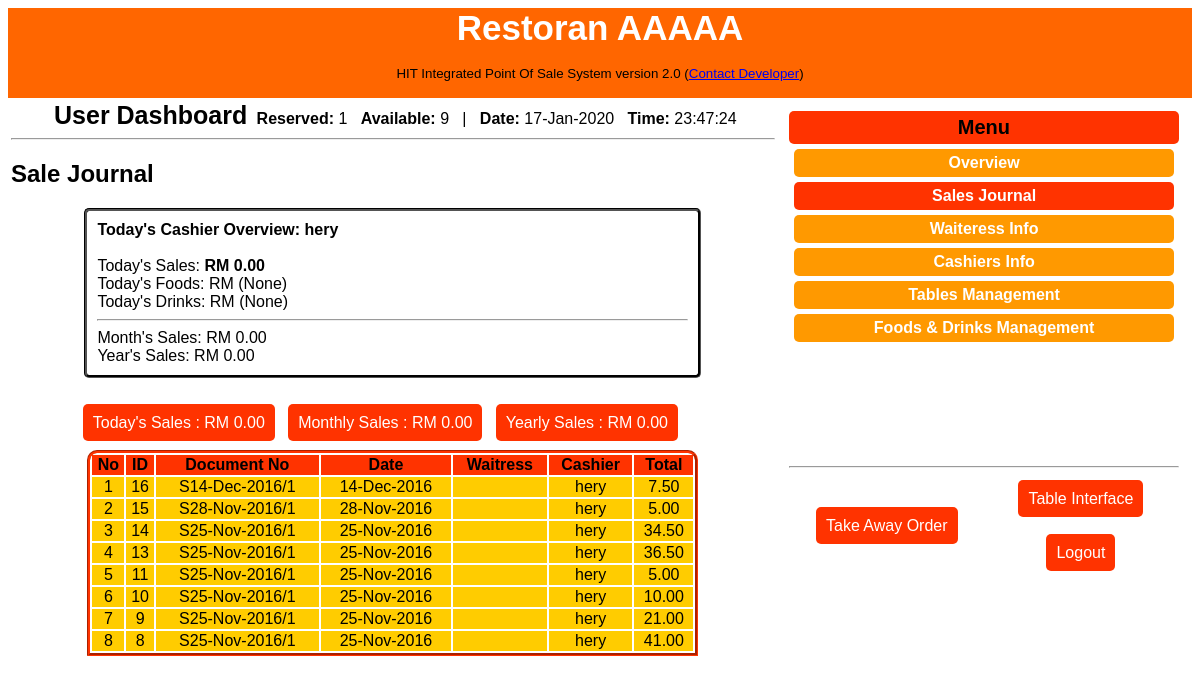
Screenshot of /cashiers/db_sale_journal.php (signed in) with the database file from the repository.
### tables this page shows
CREATE TABLE `paids` (
  `paid_id` int(11) NOT NULL,
  `paid_no` varchar(255) NOT NULL,
  `paid_date` varchar(255) NOT NULL,
  `paid_time` varchar(255) NOT NULL,
  `paid_month` varchar(255) NOT NULL,
  `paid_year` varchar(255) NOT NULL,
  `paid_total` varchar(255) NOT NULL,
  `paid_waiteress` varchar(255) NOT NULL,
  `paid_cashier` varchar(255) NOT NULL,
  `paid_type` varchar(255) NOT NULL
);

### cashiers/db_sale_journal.php (the view, shortened to what this page needs)
<?php
if(isset($_SESSION["user_name"])){
	$user_name = $_SESSION["user_name"];
require_once("includes/connection.php");
require_once("template/._header.php");
$available = "0";
$reserved = "1";
$qtable_ava = mysqli_query($conn, "SELECT * FROM tables WHERE table_status = '{$available}'");
$rwqt_ava = mysqli_num_rows($qtable_ava);
$qtable_res = mysqli_query($conn, "SELECT * FROM tables WHERE table_status = '{$reserved}'");
$rwqt_res = mysqli_num_rows($qtable_res);
$date = date("d-M-Y", time() - 54000);
$month = date("M", time() - 54000);
$year = date("Y", time() - 54000);
$qcash_today = mysqli_query($conn, "SELECT SUM(paid_total) FROM paids WHERE paid_date = '{$date}'");
$sqcash_today = mysqli_fetch_array($qcash_today);
$qcash_month = mysqli_query($conn, "SELECT SUM(paid_total) FROM paids WHERE paid_month = '{$month}'");
$sqcash_month = mysqli_fetch_array($qcash_month);
$qcash_year = mysqli_query($conn, "SELECT SUM(paid_total) FROM paids WHERE paid_year = '{$year}'");
$sqcash_year = mysqli_fetch_array($qcash_year);
?>
<div align="center">
        <strong style="font-size:25px; padding: 5px;">User Dashboard</strong>
            <strong>Reserved:</strong> <?= $rwqt_res ?> &nbsp;  <strong>Available:</strong> <?= $rwqt_ava ?>
            &nbsp; | &nbsp;
            <strong>Date:</strong> <?= date("d-M-Y",time() - 54000) ?>  &nbsp;
            <strong>Time:</strong> <?= date("H:i:s",time() + 54000) ?>
            	<hr /></div>
	<h2>Sale Journal</h2>
<div align="center">
	<div align="center" style="border:black groove; width: 80%; border-radius: 5px;">
		<div align="left" style="padding: 10px;">
			<strong>Today's Cashier Overview: <?= $user_name ?></strong> <br /><br />
			<?php
				$tsale = mysqli_query($conn, "SELECT SUM(paid_total) FROM paids WHERE paid_date = '{$date}' AND paid_cashier = '{$user_name}'");
				$rtsale = mysqli_fetch_array($tsale);
				$msale = mysqli_query($conn, "SELECT SUM(paid_total) FROM paids WHERE paid_month = '{$month}' AND paid_cashier = '{$user_name}'");
				$rmsale = mysqli_fetch_array($msale);
				$ysale = mysqli_query($conn, "SELECT SUM(paid_total) FROM paids WHERE paid_date = '{$year}' AND paid_cashier = '{$user_name}'");
				$rysale = mysqli_fetch_array($ysale);
			?>
			Today's Sales: <strong>RM <?= number_format($rtsale["SUM(paid_total)"], 2) ?></strong><br />
			Today's Foods: RM (None)<br />
			Today's Drinks: RM (None)<br />
			<hr />
			Month's Sales: RM <?= number_format($rmsale["SUM(paid_total)"], 2) ?><br />
			Year's Sales: RM <?= number_format($rysale["SUM(paid_total)"], 2) ?><br />
		</div>
	</div>
	<br /><br />
	<div align="center" id="rb_menu" style="margin-right:25px;">
    	<a href="analytics.php?data=<?= date("d-M-Y") ?>" target="blank">Today's Sales : RM <?= number_format($sqcash_today["SUM(paid_total)"], 2) ?></a> &nbsp;
        <a href="analytics.php?data=<?= date("M-Y") ?>" target="blank">Monthly Sales : RM <?= number_format($sqcash_month["SUM(paid_total)"], 2) ?></a> &nbsp;
        <a href="analytics.php?data=<?= date("Y") ?>" target="blank">Yearly Sales : RM <?= number_format($sqcash_year["SUM(paid_total)"], 2) ?></a>
    </div>
    <br />
	<table class="tbl" width="80%" style="border:#F30 groove; border-top-right-radius:10px; border-top-left-radius:10px;">
    	<tr style="background:#F30;" >
        	<th>No</th>
            <th>ID</th>
            <th>Document No</th>
            <th>Date</th>
            <th>Waitress</th>
            <th>Cashier</th>
            <th width="10%">Total</th>
        </tr>
        <?php
		$no = 0 + 1;
        	$qpaid = mysqli_query($conn, "SELECT * FROM paids ORDER BY paid_id DESC LIMIT 25");
				while($rqpaid = mysqli_fetch_array($qpaid)){
		?>
        <tr>
        	<td align="center"><?= $no ?></td>
            <td align="center"><?= $rqpaid["paid_id"] ?></td>
            <td align="center"><?php
				$paid_no = $rqpaid["paid_no"];
				if(empty($paid_no)){
				echo "Lunch";
			}else{
				echo $paid_no;
			}
			?>
			</td>
            <td align="center"><?= $rqpaid["paid_date"] ?></td>
            <td align="center"><?= $rqpaid["paid_waiteress"] ?></td>
            <td align="center"><?= $rqpaid["paid_cashier"] ?></td>
            <td align="center"><?php
			$paid_total = $rqpaid["paid_total"];
			if($paid_total == 0 || empty($paid_total)){
				echo "0.00";
			}else{
				echo number_format($paid_total, 2);
			}
			?></td>
        </tr>
    	<?php
		$no++;
				}
        ?>
    </table>
</div>
</td>
        <td width="35%" valign="top" align="center">
            <div id="right_bar" align="center">
                <div id="rb_total" align="center" style="height:275px;">
                    <div align="center" id="rbt_rm" style="background:#F30; border-radius:5px; padding:5px;">
                        <strong style="font-size:20px;">Menu</strong>
                    </div>
                   <div id="menudb_inactive" style="" align="center">
                        <a href="dashboard.php">
                        <div align="center">
                        <strong style="color:#fff;">Overview</strong>
                        </div></a>
                   </div>
                   <div id="menudb_active" style="" align="center">
                        <a href="db_sale_journal.php">
                        <div align="center">
                        <strong style="color:#fff;">Sales Journal</strong>
                        </div></a>
                   </div>
                   <div id="menudb_inactive" style="" align="center">
                        <a href="db_waiteress_info.php">
                        <div align="center">
                        <strong style="color:#fff;">Waiteress Info</strong>
                        </div></a>
                   </div>
                   <div id="menudb_inactive" style="" align="center">
                        <a href="db_cashier_info.php">
                        <div align="center">
                        <strong style="color:#fff;">Cashiers Info</strong>
                        </div></a>
                   </div>
                   <div id="menudb_inactive" style="" align="center">
                        <a href="db_table_management.php">
                        <div align="center">
                        <strong style="color:#fff;">Tables Management</strong>
                        </div></a>
                   </div>
                   <div id="menudb_inactive" style="" align="center">
                        <a href="db_food_drink_management.php">
                        <div align="center">
                        <strong style="color:#fff;">Foods & Drinks Management</strong>
                        </div></a>
                   </div>
           		</div>
            <br /><br /><br /><br />
         <hr />
         <table width="100%" height="100" border="0">
         	<tr>
         		<td width="50%" >
                	<div align="center" id="rb_menu">
                    	<a href="">Take Away Order</a>
                    </div>
                </td>
                <td>
                	<div align="center" id="rb_menu">
                		<a href="index.php">Table Interface</a><br /><br /><br />
                		<a href="logout.php">Logout</a>
                   	</div>
                </td>
         	</tr>
         </table>
         </div>
         </td>
     </tr>
</table>
</body>
</html>
<?php
}else{
	header("Location: ../index.php");
}
?>

### cashiers/template/style.css (style rules this page uses)
body { font-family:Verdana, Geneva, sans-serif; }
div#right_bar { background:#fff; padding: 10px; }
div#rb_menu > a { background:#F30; color:#FFF; padding:10px; border-radius:5px; font-size:16px; text-decoration:none; }
div#menudb_inactive { width:100%; }
div#menudb_inactive > a { float: left; width:95%; margin-left:5px; padding:5px; background: #F90; border-radius:5px; text-decoration:none; margin-top:5px; }
div#menudb_active > a { float: left; width:95%; margin-left:5px; padding:5px; background: #F30; border-radius:5px; text-decoration:none; margin-top:5px; }
.tbl tr { background-color: #FC0; }

### rows the page displays
paids: paid_id "16", paid_no "S14-Dec-2016/1", paid_date "14-Dec-2016", paid_cashier "hery", paid_total "7.50"
paids: paid_id "15", paid_no "S28-Nov-2016/1", paid_date "28-Nov-2016", paid_cashier "hery", paid_total "5.00"
paids: paid_id "14", paid_no "S25-Nov-2016/1", paid_date "25-Nov-2016", paid_cashier "hery", paid_total "34.50"
paids: paid_id "13", paid_no "S25-Nov-2016/1", paid_date "25-Nov-2016", paid_cashier "hery", paid_total "36.50"
paids: paid_id "11", paid_no "S25-Nov-2016/1", paid_date "25-Nov-2016", paid_cashier "hery", paid_total "5.00"
paids: paid_id "10", paid_no "S25-Nov-2016/1", paid_date "25-Nov-2016", paid_cashier "hery", paid_total "10.00"
paids: paid_id "9", paid_no "S25-Nov-2016/1", paid_date "25-Nov-2016", paid_cashier "hery", paid_total "21.00"
paids: paid_id "8", paid_no "S25-Nov-2016/1", paid_date "25-Nov-2016", paid_cashier "hery", paid_total "41.00"

### other values shown
$rwqt_res "1"
$rwqt_ava "9"
$user_name "hery"
$rtsale["SUM(paid_total)"] "0.00"
$rmsale["SUM(paid_total)"] "0.00"
$rysale["SUM(paid_total)"] "0.00"
$sqcash_today["SUM(paid_total)"] "0.00"
$sqcash_month["SUM(paid_total)"] "0.00"
$sqcash_year["SUM(paid_total)"] "0.00"
